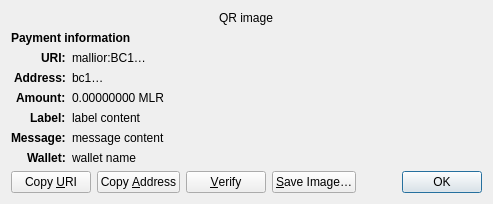
<?xml version="1.0" encoding="UTF-8"?>
<ui version="4.0">
 <class>ReceiveRequestDialog</class>
 <widget class="QDialog" name="ReceiveRequestDialog">
  <property name="geometry">
   <rect>
    <x>0</x>
    <y>0</y>
    <width>413</width>
    <height>229</height>
   </rect>
  </property>
  <property name="windowTitle">
   <string>Request payment to …</string>
  </property>
  <layout class="QGridLayout" name="gridLayout" columnstretch="0,1">
   <property name="sizeConstraint">
    <enum>QLayout::SetFixedSize</enum>
   </property>
   <item row="0" column="0" colspan="2" alignment="Qt::AlignHCenter">
    <widget class="QRImageWidget" name="qr_code">
     <property name="text">
      <string notr="true">QR image</string>
     </property>
     <property name="textInteractionFlags">
      <set>Qt::NoTextInteraction</set>
     </property>
    </widget>
   </item>
   <item row="1" column="0" colspan="2">
    <widget class="QLabel" name="payment_header">
     <property name="font">
      <font>
       <weight>75</weight>
       <bold>true</bold>
      </font>
     </property>
     <property name="text">
      <string>Payment information</string>
     </property>
     <property name="textInteractionFlags">
      <set>Qt::NoTextInteraction</set>
     </property>
    </widget>
   </item>
   <item row="2" column="0" alignment="Qt::AlignRight|Qt::AlignTop">
    <widget class="QLabel" name="uri_tag">
     <property name="font">
      <font>
       <weight>75</weight>
       <bold>true</bold>
      </font>
     </property>
     <property name="text">
      <string notr="true">URI:</string>
     </property>
     <property name="textFormat">
      <enum>Qt::PlainText</enum>
     </property>
     <property name="textInteractionFlags">
      <set>Qt::NoTextInteraction</set>
     </property>
    </widget>
   </item>
   <item row="2" column="1" alignment="Qt::AlignTop">
    <widget class="QLabel" name="uri_content">
     <property name="text">
      <string notr="true">mallior:BC1…</string>
     </property>
     <property name="textFormat">
      <enum>Qt::RichText</enum>
     </property>
     <property name="wordWrap">
      <bool>true</bool>
     </property>
     <property name="textInteractionFlags">
      <set>Qt::TextSelectableByMouse</set>
     </property>
    </widget>
   </item>
   <item row="3" column="0" alignment="Qt::AlignRight|Qt::AlignTop">
    <widget class="QLabel" name="address_tag">
     <property name="font">
      <font>
       <weight>75</weight>
       <bold>true</bold>
      </font>
     </property>
     <property name="text">
      <string>Address:</string>
     </property>
     <property name="textInteractionFlags">
      <set>Qt::NoTextInteraction</set>
     </property>
    </widget>
   </item>
   <item row="3" column="1" alignment="Qt::AlignTop">
    <widget class="QLabel" name="address_content">
     <property name="text">
      <string notr="true">bc1…</string>
     </property>
     <property name="textFormat">
      <enum>Qt::PlainText</enum>
     </property>
     <property name="textInteractionFlags">
      <set>Qt::TextSelectableByMouse</set>
     </property>
    </widget>
   </item>
   <item row="4" column="0" alignment="Qt::AlignRight|Qt::AlignTop">
    <widget class="QLabel" name="amount_tag">
     <property name="font">
      <font>
       <weight>75</weight>
       <bold>true</bold>
      </font>
     </property>
     <property name="text">
      <string>Amount:</string>
     </property>
     <property name="textInteractionFlags">
      <set>Qt::NoTextInteraction</set>
     </property>
    </widget>
   </item>
   <item row="4" column="1" alignment="Qt::AlignTop">
    <widget class="QLabel" name="amount_content">
     <property name="text">
      <string notr="true">0.00000000 MLR</string>
     </property>
     <property name="textFormat">
      <enum>Qt::PlainText</enum>
     </property>
     <property name="textInteractionFlags">
      <set>Qt::TextSelectableByMouse</set>
     </property>
    </widget>
   </item>
   <item row="5" column="0" alignment="Qt::AlignRight|Qt::AlignTop">
    <widget class="QLabel" name="label_tag">
     <property name="font">
      <font>
       <weight>75</weight>
       <bold>true</bold>
      </font>
     </property>
     <property name="text">
      <string>Label:</string>
     </property>
     <property name="textInteractionFlags">
      <set>Qt::NoTextInteraction</set>
     </property>
    </widget>
   </item>
   <item row="5" column="1" alignment="Qt::AlignTop">
    <widget class="QLabel" name="label_content">
     <property name="text">
      <string notr="true">label content</string>
     </property>
     <property name="textFormat">
      <enum>Qt::PlainText</enum>
     </property>
     <property name="wordWrap">
      <bool>true</bool>
     </property>
     <property name="textInteractionFlags">
      <set>Qt::TextSelectableByMouse</set>
     </property>
    </widget>
   </item>
   <item row="6" column="0" alignment="Qt::AlignRight|Qt::AlignTop">
    <widget class="QLabel" name="message_tag">
     <property name="font">
      <font>
       <weight>75</weight>
       <bold>true</bold>
      </font>
     </property>
     <property name="text">
      <string>Message:</string>
     </property>
     <property name="textInteractionFlags">
      <set>Qt::NoTextInteraction</set>
     </property>
    </widget>
   </item>
   <item row="6" column="1" alignment="Qt::AlignTop">
    <widget class="QLabel" name="message_content">
     <property name="text">
      <string notr="true">message content</string>
     </property>
     <property name="textFormat">
      <enum>Qt::PlainText</enum>
     </property>
     <property name="wordWrap">
      <bool>true</bool>
     </property>
     <property name="textInteractionFlags">
      <set>Qt::TextSelectableByMouse</set>
     </property>
    </widget>
   </item>
   <item row="7" column="0" alignment="Qt::AlignRight|Qt::AlignTop">
    <widget class="QLabel" name="wallet_tag">
     <property name="font">
      <font>
       <weight>75</weight>
       <bold>true</bold>
      </font>
     </property>
     <property name="text">
      <string>Wallet:</string>
     </property>
     <property name="textInteractionFlags">
      <set>Qt::NoTextInteraction</set>
     </property>
    </widget>
   </item>
   <item row="7" column="1" alignment="Qt::AlignTop">
    <widget class="QLabel" name="wallet_content">
     <property name="text">
      <string notr="true">wallet name</string>
     </property>
     <property name="textFormat">
      <enum>Qt::PlainText</enum>
     </property>
     <property name="wordWrap">
      <bool>true</bool>
     </property>
     <property name="textInteractionFlags">
      <set>Qt::TextSelectableByMouse</set>
     </property>
    </widget>
   </item>
   <item row="8" column="0" colspan="2">
    <layout class="QHBoxLayout" name="horizontalLayout">
     <item>
      <widget class="QPushButton" name="btnCopyURI">
       <property name="text">
        <string>Copy &amp;URI</string>
       </property>
       <property name="autoDefault">
        <bool>false</bool>
       </property>
      </widget>
     </item>
     <item>
      <widget class="QPushButton" name="btnCopyAddress">
       <property name="text">
        <string>Copy &amp;Address</string>
       </property>
       <property name="autoDefault">
        <bool>false</bool>
       </property>
      </widget>
     </item>
     <item>
      <widget class="QPushButton" name="btnVerify">
       <property name="text">
        <string>&amp;Verify</string>
       </property>
       <property name="toolTip">
        <string>Verify this address on e.g. a hardware wallet screen</string>
       </property>
       <property name="autoDefault">
        <bool>false</bool>
       </property>
      </widget>
     </item>
     <item>
      <widget class="QPushButton" name="btnSaveAs">
       <property name="text">
        <string>&amp;Save Image…</string>
       </property>
       <property name="autoDefault">
        <bool>false</bool>
       </property>
      </widget>
     </item>
     <item>
      <spacer name="horizontalSpacer_2">
       <property name="orientation">
        <enum>Qt::Horizontal</enum>
       </property>
       <property name="sizeHint" stdset="0">
        <size>
         <width>40</width>
         <height>20</height>
        </size>
       </property>
      </spacer>
     </item>
     <item>
      <widget class="QDialogButtonBox" name="buttonBox">
       <property name="focusPolicy">
        <enum>Qt::StrongFocus</enum>
       </property>
       <property name="standardButtons">
        <set>QDialogButtonBox::Ok</set>
       </property>
      </widget>
     </item>
    </layout>
   </item>
  </layout>
 </widget>
 <customwidgets>
  <customwidget>
   <class>QRImageWidget</class>
   <extends>QLabel</extends>
   <header>qt/qrimagewidget.h</header>
  </customwidget>
 </customwidgets>
 <tabstops>
  <tabstop>buttonBox</tabstop>
  <tabstop>btnCopyURI</tabstop>
  <tabstop>btnCopyAddress</tabstop>
  <tabstop>btnSaveAs</tabstop>
 </tabstops>
 <resources/>
 <connections>
  <connection>
   <sender>buttonBox</sender>
   <signal>accepted()</signal>
   <receiver>ReceiveRequestDialog</receiver>
   <slot>accept()</slot>
   <hints>
    <hint type="sourcelabel">
     <x>135</x>
     <y>230</y>
    </hint>
    <hint type="destinationlabel">
     <x>135</x>
     <y>126</y>
    </hint>
   </hints>
  </connection>
 </connections>
</ui>
